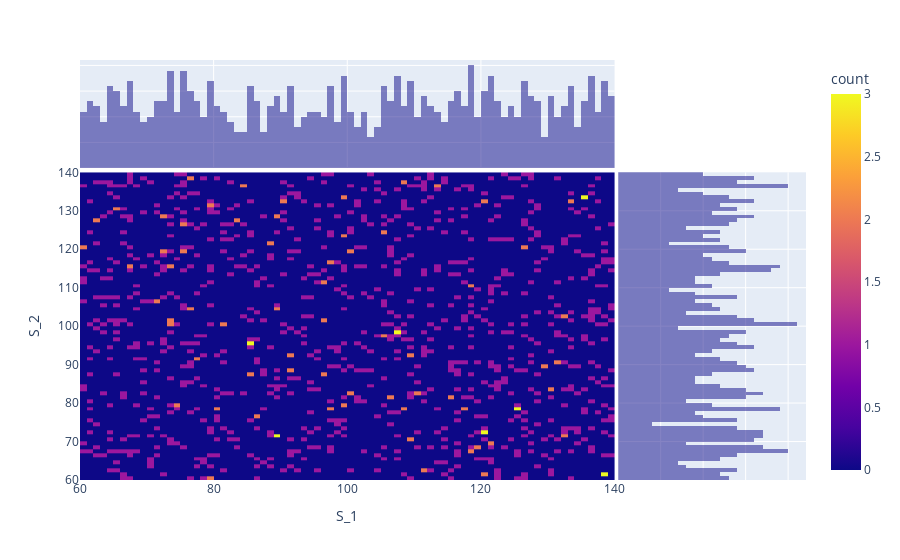

Source (notebook cell):
### Code cell
hist_2d(data, 0, 1)

### Figure 1 — Plotly figure (JSON) as saved in the notebook; plotly's stock layout.template omitted (floating-point values rounded to 4 significant figures; data arrays with more than 128 entries replaced by an {"elided": "..."} marker saying what was removed)
{"data": [{"coloraxis": "coloraxis", "hovertemplate": "S_1=%{x}<br>S_2=%{y}<br>count=%{z}<extra></extra>", "name": "", "nbinsx": 80, "nbinsy": 80, "type": "histogram2d", "x": {"elided": "1000 float values"}, "xaxis": "x", "xbingroup": "x", "y": {"elided": "1000 float values"}, "yaxis": "y", "ybingroup": "y"}, {"alignmentgroup": "True", "bingroup": "x", "hovertemplate": "S_1=%{x}<br>count=%{y}<extra></extra>", "legendgroup": "", "marker": {"color": "#0d0887"}, "name": "", "offsetgroup": "", "opacity": 0.5, "showlegend": false, "type": "histogram", "x": {"elided": "1000 float values"}, "xaxis": "x3", "yaxis": "y3"}, {"alignmentgroup": "True", "bingroup": "y", "hovertemplate": "S_2=%{y}<br>count=%{x}<extra></extra>", "legendgroup": "", "marker": {"color": "#0d0887"}, "name": "", "offsetgroup": "", "opacity": 0.5, "showlegend": false, "type": "histogram", "xaxis": "x2", "y": {"elided": "1000 float values"}, "yaxis": "y2"}], "layout": {"barmode": "overlay", "coloraxis": {"colorbar": {"title": {"text": "count"}}, "colorscale": [[0, "#0d0887"], [0.1111, "#46039f"], [0.2222, "#7201a8"], [0.3333, "#9c179e"], [0.4444, "#bd3786"], [0.5556, "#d8576b"], [0.6667, "#ed7953"], [0.7778, "#fb9f3a"], [0.8889, "#fdca26"], [1, "#f0f921"]]}, "legend": {"tracegroupgap": 0}, "margin": {"t": 60}, "xaxis": {"anchor": "y", "domain": [0, 0.7363], "title": {"text": "S_1"}}, "xaxis2": {"anchor": "y2", "domain": [0.7413, 1], "matches": "x2", "showgrid": true, "showline": false, "showticklabels": false, "ticks": ""}, "xaxis3": {"anchor": "y3", "domain": [0, 0.7363], "matches": "x", "showgrid": true, "showticklabels": false}, "xaxis4": {"anchor": "y4", "domain": [0.7413, 1], "matches": "x2", "showgrid": true, "showline": false, "showticklabels": false, "ticks": ""}, "yaxis": {"anchor": "x", "domain": [0, 0.7326], "title": {"text": "S_2"}}, "yaxis2": {"anchor": "x2", "domain": [0, 0.7326], "matches": "y", "showgrid": true, "showticklabels": false}, "yaxis3": {"anchor": "x3", "domain": [0.7426, 1], "matches": "y3", "showgrid": true, "showline": false, "showticklabels": false, "ticks": ""}, "yaxis4": {"anchor": "x4", "domain": [0.7426, 1], "matches": "y3", "showgrid": true, "showline": false, "showticklabels": false, "ticks": ""}}}
